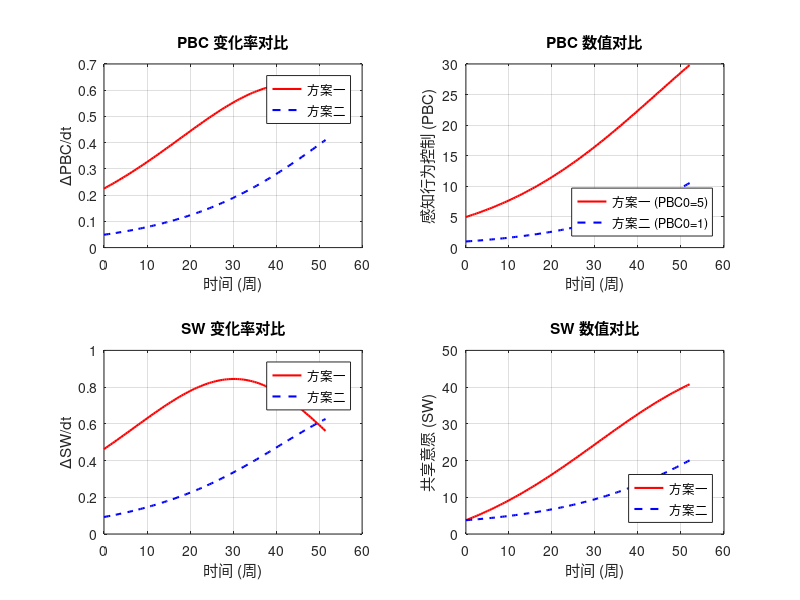

MATLAB code for this plot:
%% 图5：复现感知行为控制与共享意愿变化及其变化率（两方案对比）
% 仿真时间参数
t_start = 0;
t_end   = 52;
dt      = 0.5;
time    = t_start:dt:t_end;
X_max   = 50;

% 设定参数
r_PBC = 0.05;   % 感知行为控制增长速率
r_SW  = 0.1;    % 共享意愿增长速率

% 其它变量初始值（SW初始值保持相同，取文中值）
SW0 = 3.757;

% 情境1：方案一，PBC初始值设为5
PBC0_A = 5;
% 情境2：方案二，PBC初始值设为1
PBC0_B = 1;

% 初始化两方案的 PBC 与 SW 数值
PBC_A = zeros(size(time));
PBC_B = zeros(size(time));
SW_A  = zeros(size(time));
SW_B  = zeros(size(time));

PBC_A(1) = PBC0_A;
PBC_B(1) = PBC0_B;
SW_A(1)  = SW0;
SW_B(1)  = SW0;

% 欧拉法求解 PBC 和 SW 的动态方程
for i = 1:length(time)-1
    % PBC 动态：逻辑斯谛增长
    PBC_A(i+1) = PBC_A(i) + r_PBC * PBC_A(i) * (1 - PBC_A(i)/X_max) * dt;
    PBC_B(i+1) = PBC_B(i) + r_PBC * PBC_B(i) * (1 - PBC_B(i)/X_max) * dt;
    
    % SW 动态：受 PBC 直接影响
    SW_A(i+1) = SW_A(i) + r_SW * PBC_A(i) * (1 - SW_A(i)/X_max) * dt;
    SW_B(i+1) = SW_B(i) + r_SW * PBC_B(i) * (1 - SW_B(i)/X_max) * dt;
end

% 计算 PBC 和 SW 的变化率（差分近似）
dPBC_A = diff(PBC_A) / dt;
dPBC_B = diff(PBC_B) / dt;
dSW_A  = diff(SW_A)  / dt;
dSW_B  = diff(SW_B)  / dt;
time_diff = time(1:end-1);

% 绘制图5：四个子图对比（值和变化率）
% 子图1：PBC 变化率随时间变化
subplot(2,2,1);
plot(time_diff, dPBC_A, 'r-', 'LineWidth',1.5); hold on;
plot(time_diff, dPBC_B, 'b--', 'LineWidth',1.5);
xlabel('时间 (周)');
ylabel('ΔPBC/dt');
title('PBC 变化率对比');
legend('方案一','方案二','Location','northeast');
grid on;

% 子图2：PBC 值随时间变化
subplot(2,2,2);
plot(time, PBC_A, 'r-', 'LineWidth',1.5); hold on;
plot(time, PBC_B, 'b--', 'LineWidth',1.5);
xlabel('时间 (周)');
ylabel('感知行为控制 (PBC)');
title('PBC 数值对比');
legend('方案一 (PBC0=5)','方案二 (PBC0=1)','Location','southeast');
grid on;

% 子图3：SW 变化率随时间变化
subplot(2,2,3);
plot(time_diff, dSW_A, 'r-', 'LineWidth',1.5); hold on;
plot(time_diff, dSW_B, 'b--', 'LineWidth',1.5);
xlabel('时间 (周)');
ylabel('ΔSW/dt');
title('SW 变化率对比');
legend('方案一','方案二','Location','northeast');
grid on;

% 子图4：SW 值随时间变化
subplot(2,2,4);
plot(time, SW_A, 'r-', 'LineWidth',1.5); hold on;
plot(time, SW_B, 'b--', 'LineWidth',1.5);
xlabel('时间 (周)');
ylabel('共享意愿 (SW)');
title('SW 数值对比');
legend('方案一','方案二','Location','southeast');
grid on;